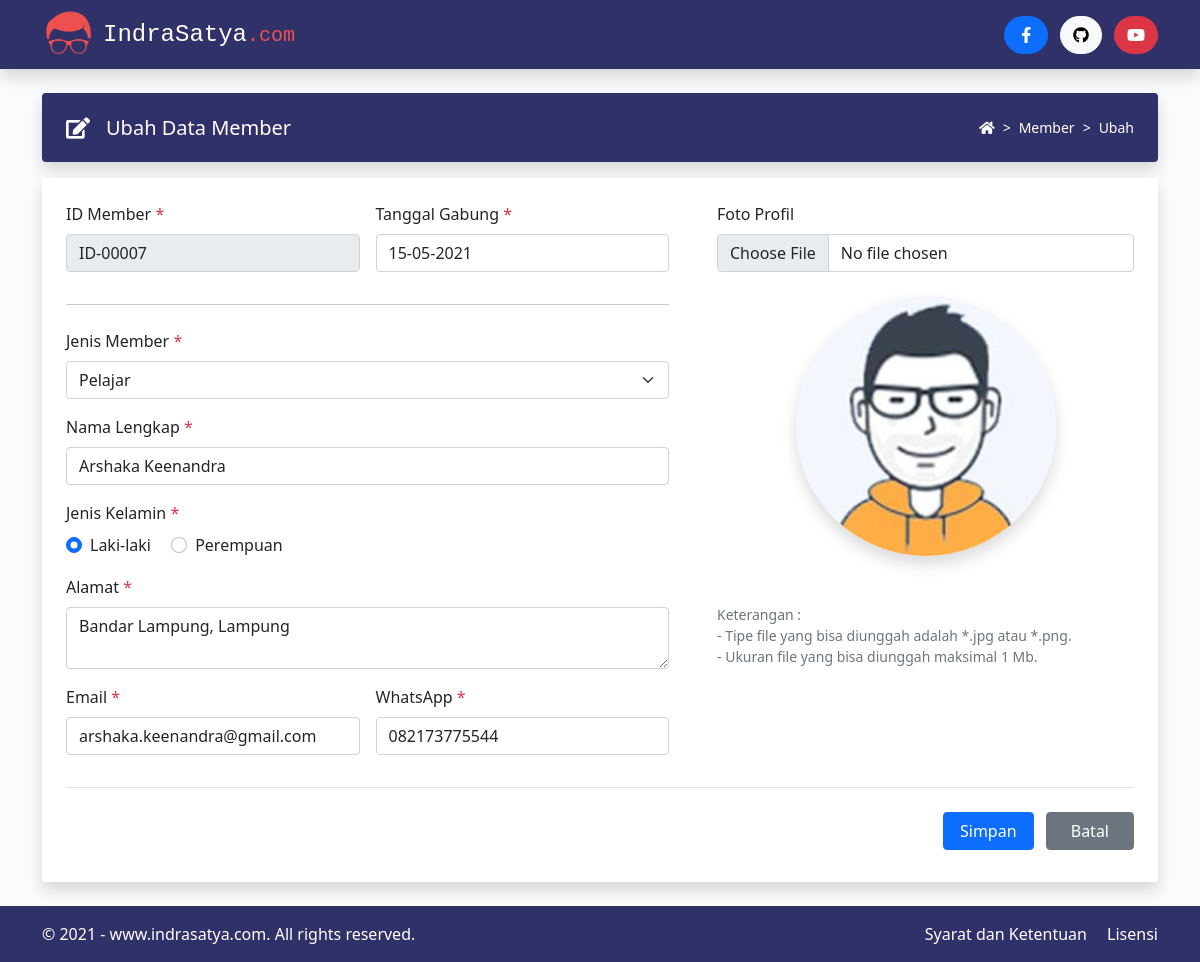
Page /?halaman=ubah&id=ID-00007 on the committed database.
### tables this page shows
CREATE TABLE `tbl_member` (
  `id_member` varchar(8) NOT NULL,
  `tanggal_gabung` date NOT NULL,
  `jenis_member` enum('Gratis','Pelajar','Personal','Bisnis') NOT NULL,
  `nama_lengkap` varchar(50) NOT NULL,
  `jenis_kelamin` enum('Laki-laki','Perempuan') NOT NULL,
  `alamat` varchar(255) NOT NULL,
  `email` varchar(50) NOT NULL,
  `whatsapp` varchar(13) NOT NULL,
  `foto_profil` varchar(100) NOT NULL
);

### form_ubah.php (the view, shortened to what this page needs)
<div class="d-flex flex-column flex-md-row px-4 py-2 mt-4 text-white bg-indigo rounded shadow">
  <div class="d-flex align-items-center me-md-auto">
    <i class="fas fa-edit fa-lg me-3"></i>
    <h1 class="h5 pt-2">Ubah Data Member</h1>
  </div>
  <div class="ms-5 ms-md-0 pt-md-3 pb-md-0">
    <nav style="--bs-breadcrumb-divider: '>';" aria-label="breadcrumb">
      <ol class="breadcrumb">
        <li class="breadcrumb-item"><a href="http://www.indrasatya.com/"><i class="fas fa-home"></i></a></li>
        <li class="breadcrumb-item"><a href="?halaman=data">Member</a></li>
        <li class="breadcrumb-item" aria-current="page">Ubah</li>
      </ol>
    </nav>
  </div>
</div>
<?php
if (isset($_GET['id'])) {
  $id_member = $_GET['id'];
  $query = mysqli_query($mysqli, "SELECT * FROM tbl_member WHERE id_member='$id_member'")
                                  or die('Ada kesalahan pada query tampil data : ' . mysqli_error($mysqli));
  $data = mysqli_fetch_assoc($query);
}
?>
<div class="p-4 mt-3 bg-body rounded shadow">
  <form action="proses_ubah.php" method="post" enctype="multipart/form-data" class="needs-validation" novalidate>
    <div class="row gx-5">
      <div class="col-md-7">
        <div class="row gx-3 mb-3">
          <div class="mb-3 col-md-6">
            <label class="form-label">ID Member <span class="text-danger">*</span></label>
            <input type="text" name="id_member" class="form-control" value="<?= $data['id_member']; ?>" readonly>
          </div>
          <div class="mb-3 col-md-6">
            <label class="form-label">Tanggal Gabung <span class="text-danger">*</span></label>
            <input type="text" name="tanggal_gabung" class="form-control form-control-datepicker" autocomplete="off" value="<?= date('d-m-Y', strtotime($data['tanggal_gabung'])); ?>" required>
          </div>
        </div>
        <hr>
        <div class="mb-3 pt-2">
          <label class="form-label">Jenis Member <span class="text-danger">*</span></label>
          <select name="jenis_member" class="form-select" autocomplete="off" required>
            <option value="<?= $data['jenis_member']; ?>"><?= $data['jenis_member']; ?></option>
          </select>
        </div>
        <div class="mb-3">
          <label class="form-label">Nama Lengkap <span class="text-danger">*</span></label>
          <input type="text" name="nama_lengkap" class="form-control" autocomplete="off" value="<?= $data['nama_lengkap']; ?>" required>
        </div>
        <div class="mb-3">
          <label class="form-label">Jenis Kelamin <span class="text-danger">*</span></label>
          <br>
          <?php
          if ($data['jenis_kelamin'] == 'Laki-laki') { ?>
            <div class="form-check form-check-inline">
              <input type="radio" id="laki_laki" name="jenis_kelamin" class="form-check-input" value="Laki-laki" checked required>
              <label class="form-check-label" for="laki_laki">Laki-laki</label>
            </div>
            <div class="form-check form-check-inline">
              <input type="radio" id="perempuan" name="jenis_kelamin" class="form-check-input" value="Perempuan" required>
              <label class="form-check-label" for="perempuan">Perempuan</label>
            </div>
          <?php } ?>
        </div>
        <div class="mb-3">
          <label class="form-label">Alamat <span class="text-danger">*</span></label>
          <textarea name="alamat" rows="2" class="form-control" autocomplete="off" required><?= $data['alamat']; ?></textarea>
        </div>
        <div class="row gx-3 mb-3">
          <div class="mb-3 col-md-6">
            <label class="form-label">Email <span class="text-danger">*</span></label>
            <input type="email" name="email" class="form-control" autocomplete="off" value="<?= $data['email']; ?>" required>
          </div>
          <div class="mb-3 col-md-6">
            <label class="form-label">WhatsApp <span class="text-danger">*</span></label>
            <input type="text" name="whatsapp" class="form-control" maxlength="13" autocomplete="off" onKeyPress="return goodchars(event,'0123456789',this)" value="<?= $data['whatsapp']; ?>" required>
          </div>
        </div>
      </div>
      <div class="col-md-5">
        <div class="mb-3">
          <label class="form-label">Foto Profil</label>
          <input type="file" accept=".jpg, .jpeg, .png" id="foto" name="foto" class="form-control" autocomplete="off">
          <div class="text-center mt-4">
            <img id="preview_foto" src="images/<?= $data['foto_profil']; ?>" alt="Foto Profil" class="foto-preview rounded-circle shadow">
          </div>
          <div class="form-text mt-5">
            Keterangan : <br>
            - Tipe file yang bisa diunggah adalah *.jpg atau *.png. <br>
            - Ukuran file yang bisa diunggah maksimal 1 Mb.
          </div>
        </div>
      </div>
    </div>
    <div class="pt-4 pb-2 text-end border-top">
      <input type="submit" name="simpan" value="Simpan" class="btn btn-primary px-3 me-2">
      <a href="?halaman=data" class="btn btn-secondary px-4">Batal</a>
    </div>
  </form>
</div>

### assets/css/style.css (style rules this page uses)
body { background: #f9fbfd; }
.bg-indigo { background-color: #31316a !important; }
.breadcrumb { font-size: 14px; }
.breadcrumb .breadcrumb-item a { color: #fff !important; text-decoration: none; }
.breadcrumb-item + .breadcrumb-item::before { color: #fff; }
.foto-preview { width: 260px; height: 260px; max-height: 300px; }

### rows in the picture
tbl_member: id_member "ID-00007", tanggal_gabung "15-05-2021", jenis_member "Pelajar", nama_lengkap "Arshaka Keenandra", alamat "Bandar Lampung, Lampung", email "arshaka.keenandra@gmail.com", whatsapp "082173775544", foto_profil (picture)
